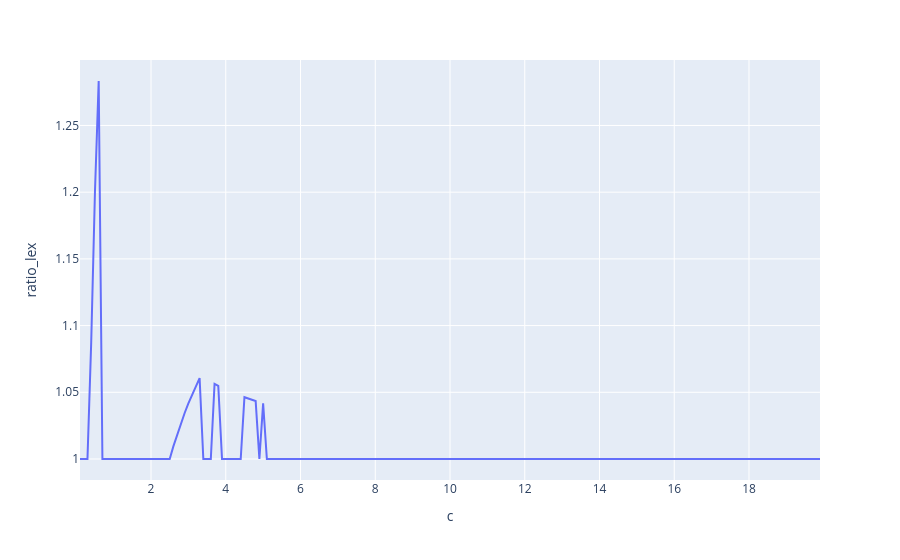

Here is the notebook cell this chart was saved with:
### Code cell
results_ratio = {"c": C, "ratio_lex": ratio_lex}
px.line(results_ratio, x="c", y="ratio_lex", markers=len(C)==1)

### Figure 1 — Plotly figure (JSON) as saved in the notebook; plotly's stock layout.template omitted (floating-point values rounded to 4 significant figures; data arrays with more than 128 entries replaced by an {"elided": "..."} marker saying what was removed)
{"data": [{"hovertemplate": "c=%{x}<br>ratio_lex=%{y}<extra></extra>", "legendgroup": "", "line": {"color": "#636efa", "dash": "solid"}, "marker": {"symbol": "circle"}, "mode": "lines", "name": "", "orientation": "v", "showlegend": false, "type": "scatter", "x": {"elided": "199 float values"}, "xaxis": "x", "y": {"elided": "199 float values"}, "yaxis": "y"}], "layout": {"legend": {"tracegroupgap": 0}, "margin": {"t": 60}, "xaxis": {"anchor": "y", "domain": [0, 1], "title": {"text": "c"}}, "yaxis": {"anchor": "x", "domain": [0, 1], "title": {"text": "ratio_lex"}}}}
